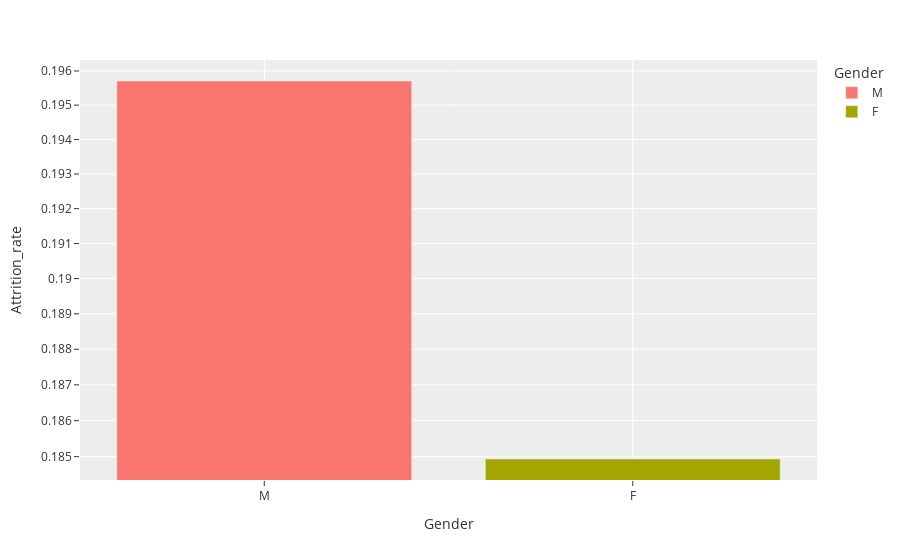
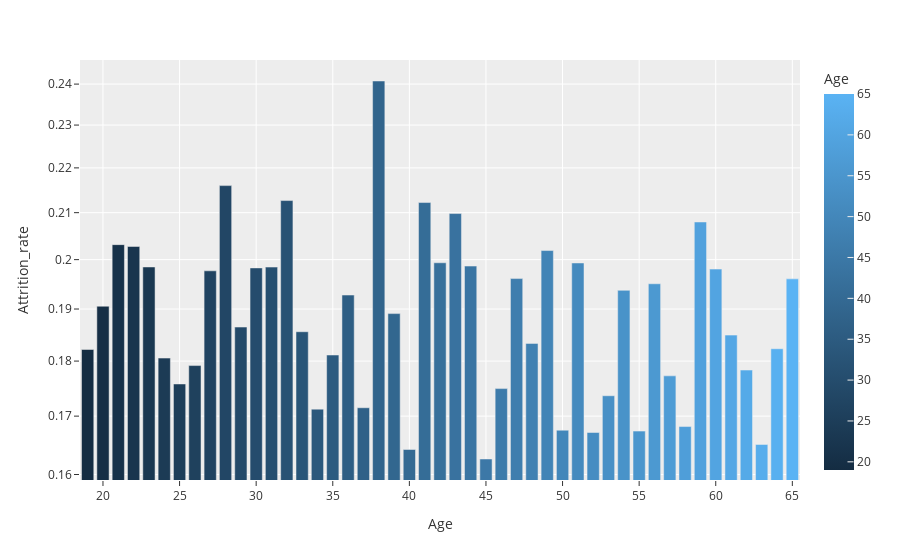
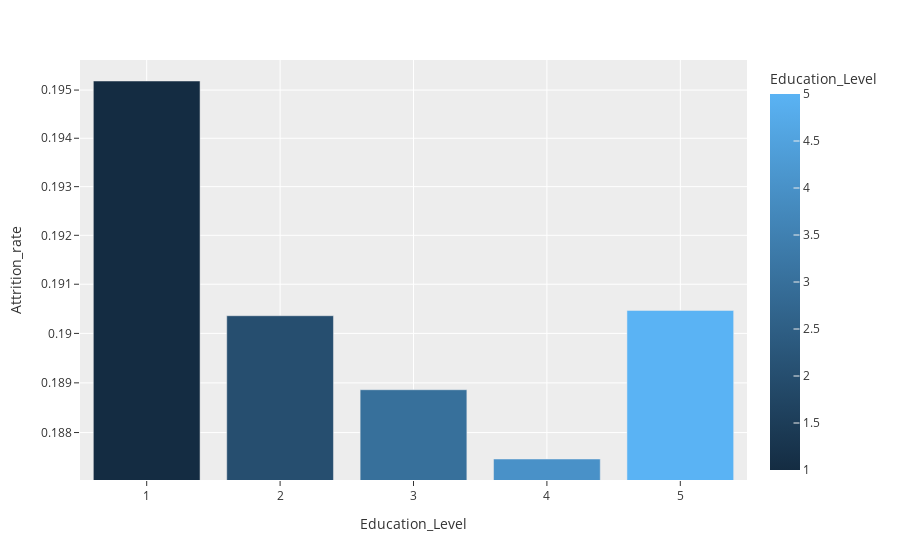
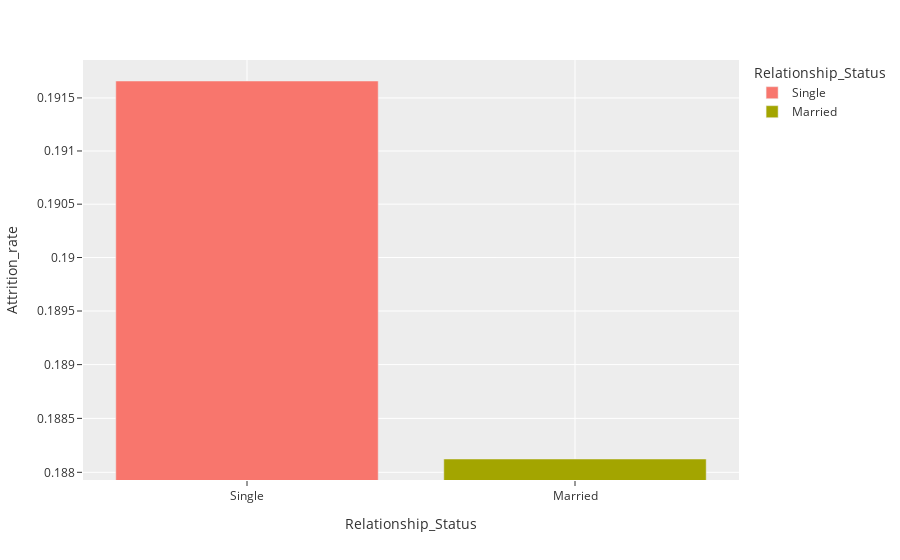

Source (notebook cell) for these figures, in order:
### Code cell
for feature in features_list:
    grs = train_data.groupby([feature])[["Attrition_rate"]].mean().reset_index()
    fig = px.bar(grs[[feature, 'Attrition_rate']].sort_values(feature, ascending=False), 
             y="Attrition_rate", x=feature, color=feature, 
             log_y=True, template='ggplot2')
    fig.show()

### Figure 1 — Plotly figure (JSON) as saved in the notebook; plotly's stock layout.template omitted (floating-point values rounded to 4 significant figures)
{"data": [{"alignmentgroup": "True", "hovertemplate": "Gender=%{x}<br>Attrition_rate=%{y}<extra></extra>", "legendgroup": "M", "marker": {"color": "#F8766D"}, "name": "M", "offsetgroup": "M", "orientation": "v", "showlegend": true, "textposition": "auto", "type": "bar", "x": ["M"], "xaxis": "x", "y": [0.1957], "yaxis": "y"}, {"alignmentgroup": "True", "hovertemplate": "Gender=%{x}<br>Attrition_rate=%{y}<extra></extra>", "legendgroup": "F", "marker": {"color": "#A3A500"}, "name": "F", "offsetgroup": "F", "orientation": "v", "showlegend": true, "textposition": "auto", "type": "bar", "x": ["F"], "xaxis": "x", "y": [0.1849], "yaxis": "y"}], "layout": {"barmode": "relative", "legend": {"title": {"text": "Gender"}, "tracegroupgap": 0}, "margin": {"t": 60}, "xaxis": {"anchor": "y", "categoryarray": ["M", "F"], "categoryorder": "array", "domain": [0, 1], "title": {"text": "Gender"}}, "yaxis": {"anchor": "x", "domain": [0, 1], "title": {"text": "Attrition_rate"}, "type": "log"}}}

### Figure 2 — Plotly figure (JSON) as saved in the notebook; plotly's stock layout.template omitted (floating-point values rounded to 4 significant figures)
{"data": [{"alignmentgroup": "True", "hovertemplate": "Age=%{marker.color}<br>Attrition_rate=%{y}<extra></extra>", "legendgroup": "", "marker": {"color": [65, 64, 63, 62, 61, 60, 59, 58, 57, 56, 55, 54, 53, 52, 51, 50, 49, 48, 47, 46, 45, 44, 43, 42, 41, 40, 39, 38, 37, 36, 35, 34, 33, 32, 31, 30, 29, 28, 27, 26, 25, 24, 23, 22, 21, 20, 19], "coloraxis": "coloraxis"}, "name": "", "offsetgroup": "", "orientation": "v", "showlegend": false, "textposition": "auto", "type": "bar", "x": [65, 64, 63, 62, 61, 60, 59, 58, 57, 56, 55, 54, 53, 52, 51, 50, 49, 48, 47, 46, 45, 44, 43, 42, 41, 40, 39, 38, 37, 36, 35, 34, 33, 32, 31, 30, 29, 28, 27, 26, 25, 24, 23, 22, 21, 20, 19], "xaxis": "x", "y": [0.196, 0.1823, 0.1651, 0.1783, 0.1849, 0.198, 0.208, 0.1682, 0.1773, 0.1951, 0.1674, 0.1937, 0.1736, 0.1671, 0.1993, 0.1675, 0.2019, 0.1833, 0.1961, 0.1749, 0.1626, 0.1987, 0.2098, 0.1994, 0.2122, 0.1642, 0.1891, 0.2408, 0.1715, 0.1928, 0.1811, 0.1712, 0.1856, 0.2127, 0.1985, 0.1983, 0.1865, 0.216, 0.1977, 0.1792, 0.1758, 0.1806, 0.1985, 0.2028, 0.2031, 0.1906, 0.1822], "yaxis": "y"}], "layout": {"barmode": "relative", "coloraxis": {"colorbar": {"title": {"text": "Age"}}, "colorscale": [[0, "rgb(20,44,66)"], [1, "rgb(90,179,244)"]]}, "legend": {"tracegroupgap": 0}, "margin": {"t": 60}, "xaxis": {"anchor": "y", "domain": [0, 1], "title": {"text": "Age"}}, "yaxis": {"anchor": "x", "domain": [0, 1], "title": {"text": "Attrition_rate"}, "type": "log"}}}

### Figure 3 — Plotly figure (JSON) as saved in the notebook; plotly's stock layout.template omitted (floating-point values rounded to 4 significant figures)
{"data": [{"alignmentgroup": "True", "hovertemplate": "Education_Level=%{marker.color}<br>Attrition_rate=%{y}<extra></extra>", "legendgroup": "", "marker": {"color": [5, 4, 3, 2, 1], "coloraxis": "coloraxis"}, "name": "", "offsetgroup": "", "orientation": "v", "showlegend": false, "textposition": "auto", "type": "bar", "x": [5, 4, 3, 2, 1], "xaxis": "x", "y": [0.1905, 0.1875, 0.1889, 0.1904, 0.1952], "yaxis": "y"}], "layout": {"barmode": "relative", "coloraxis": {"colorbar": {"title": {"text": "Education_Level"}}, "colorscale": [[0, "rgb(20,44,66)"], [1, "rgb(90,179,244)"]]}, "legend": {"tracegroupgap": 0}, "margin": {"t": 60}, "xaxis": {"anchor": "y", "domain": [0, 1], "title": {"text": "Education_Level"}}, "yaxis": {"anchor": "x", "domain": [0, 1], "title": {"text": "Attrition_rate"}, "type": "log"}}}

### Figure 4 — Plotly figure (JSON) as saved in the notebook; plotly's stock layout.template omitted (floating-point values rounded to 4 significant figures)
{"data": [{"alignmentgroup": "True", "hovertemplate": "Relationship_Status=%{x}<br>Attrition_rate=%{y}<extra></extra>", "legendgroup": "Single", "marker": {"color": "#F8766D"}, "name": "Single", "offsetgroup": "Single", "orientation": "v", "showlegend": true, "textposition": "auto", "type": "bar", "x": ["Single"], "xaxis": "x", "y": [0.1917], "yaxis": "y"}, {"alignmentgroup": "True", "hovertemplate": "Relationship_Status=%{x}<br>Attrition_rate=%{y}<extra></extra>", "legendgroup": "Married", "marker": {"color": "#A3A500"}, "name": "Married", "offsetgroup": "Married", "orientation": "v", "showlegend": true, "textposition": "auto", "type": "bar", "x": ["Married"], "xaxis": "x", "y": [0.1881], "yaxis": "y"}], "layout": {"barmode": "relative", "legend": {"title": {"text": "Relationship_Status"}, "tracegroupgap": 0}, "margin": {"t": 60}, "xaxis": {"anchor": "y", "categoryarray": ["Single", "Married"], "categoryorder": "array", "domain": [0, 1], "title": {"text": "Relationship_Status"}}, "yaxis": {"anchor": "x", "domain": [0, 1], "title": {"text": "Attrition_rate"}, "type": "log"}}}
